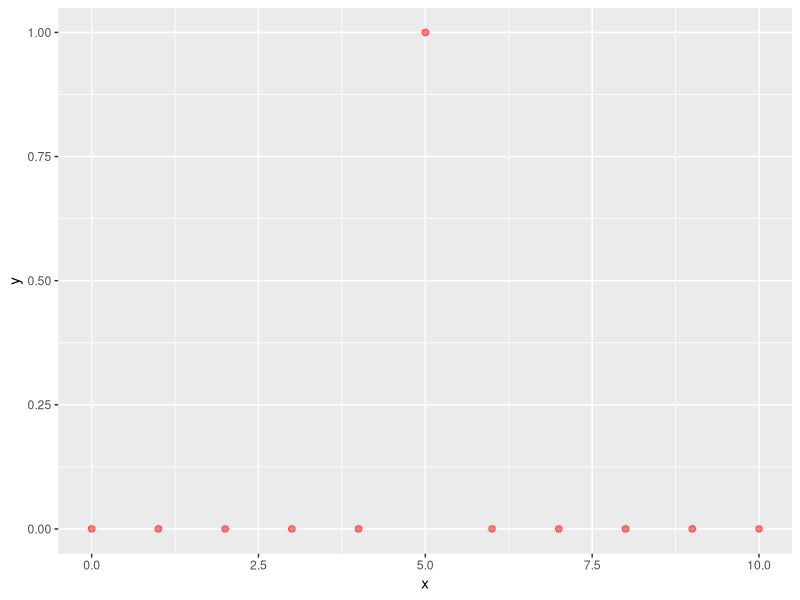
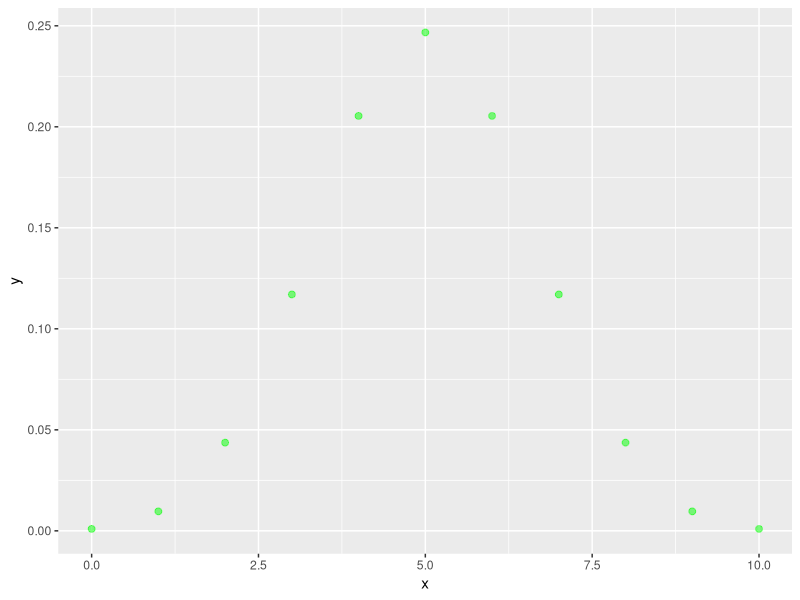
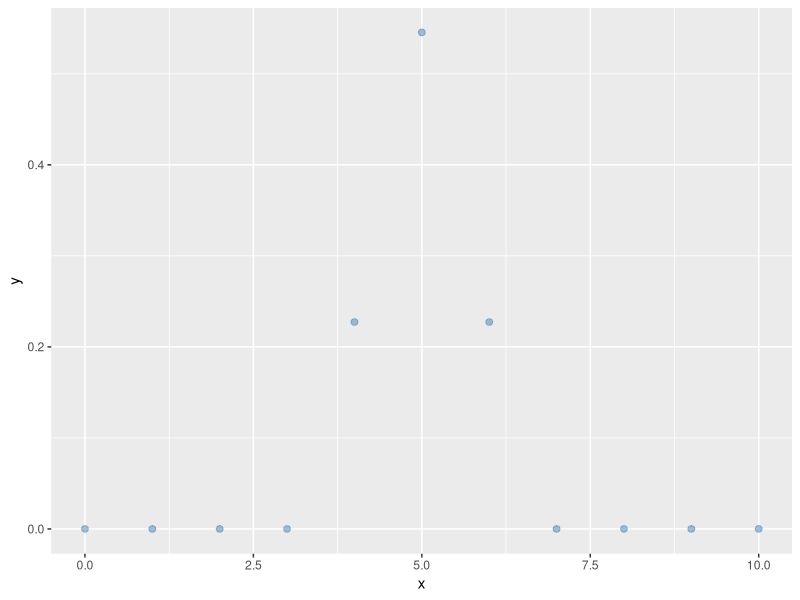
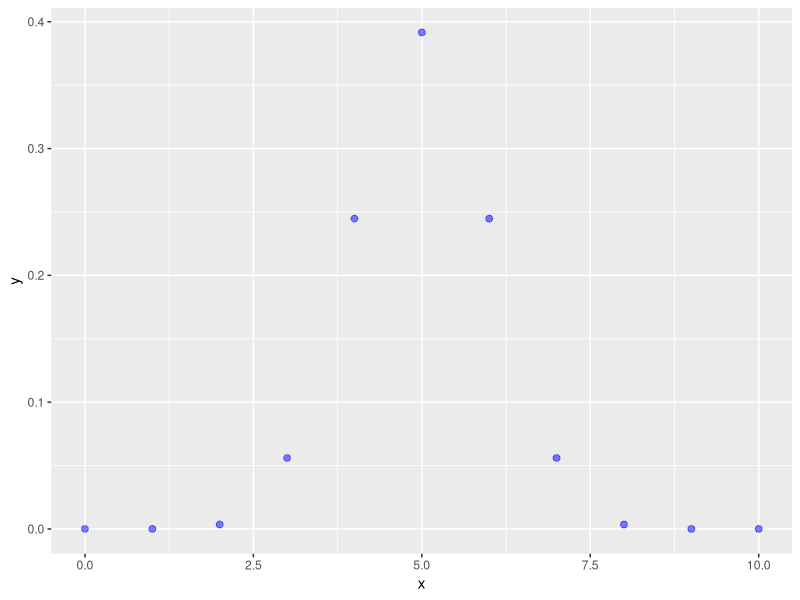
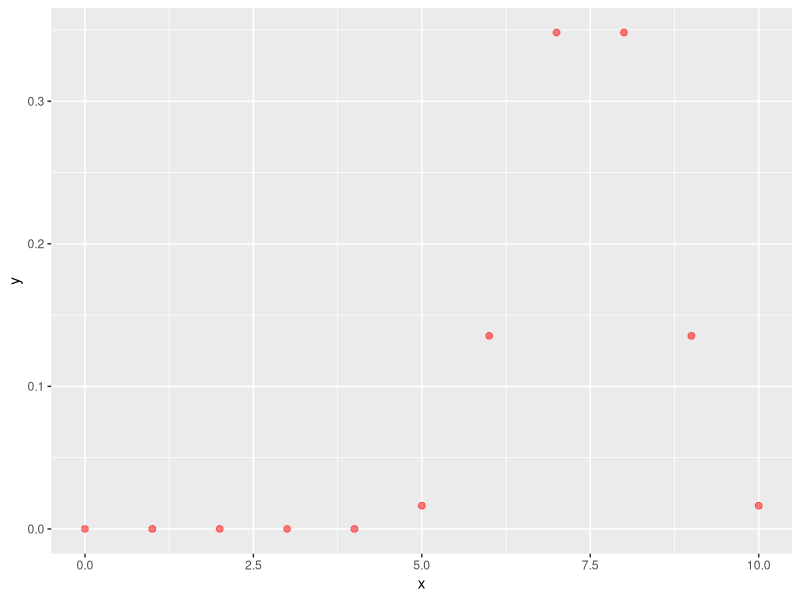
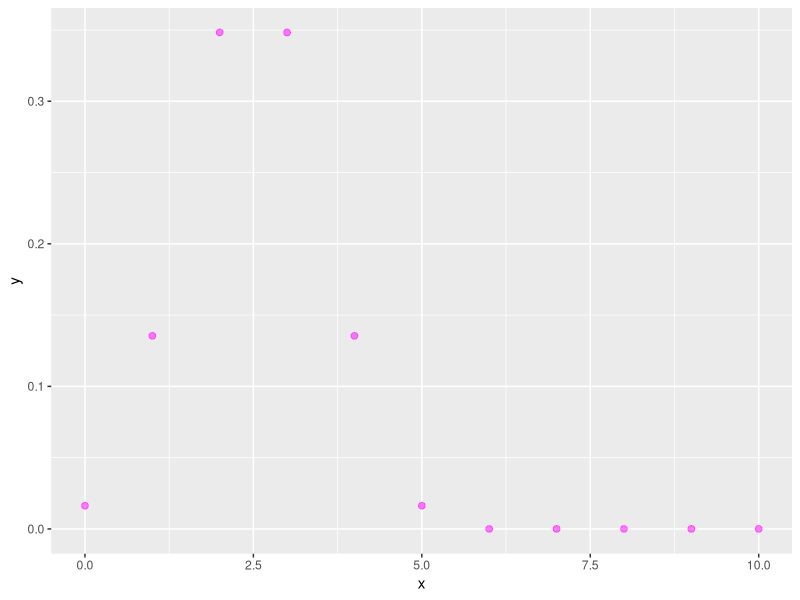

The R script that drew these images, in order:
library(tidyverse)

m <- 10;
n <- 7;
k <- 8
x <- 0:(k+1)
rbind(phyper(x, m, n, k), dhyper(x, m, n, k))

m <- 5 
n <- 5
k <- 10
x <- c(0:10)
y <- dhyper(x, m, n, k, log = FALSE)
qplot(x, y, color = I("red"), 
      size = I(2), alpha = I(1/2), geom = c("point"))

m <- 1000 
n <- 1000
k <- 10
y <- dhyper(x, m, n, k, log = FALSE)
qplot(x, y, color = I("green"), 
      size = I(2), alpha = I(1/2), geom = c("point"))


m <- 6 ; n <- 6
k <- 10
y <- dhyper(x, m, n, k, log = FALSE)
qplot(x, y, color = I("steelblue"), 
      size = I(2), alpha = I(1/2), geom = c("point"))

m <- 8 ; n <- 8
k <- 10
y <- dhyper(x, m, n, k, log = FALSE)
qplot(x, y, color = I("blue"), 
      size = I(2), alpha = I(1/2), geom = c("point"))

m <- 15 ; n <- 5
k <- 10
y <- dhyper(x, m, n, k, log = FALSE)
qplot(x, y, color = I("red"), 
      size = I(2), alpha = I(1/2), geom = c("point"))

m <- 5 ; n <- 15
k <- 10
y <- dhyper(x, m, n, k, log = FALSE)
qplot(x, y, color = I("magenta"), 
      size = I(2), alpha = I(1/2), geom = c("point"))
